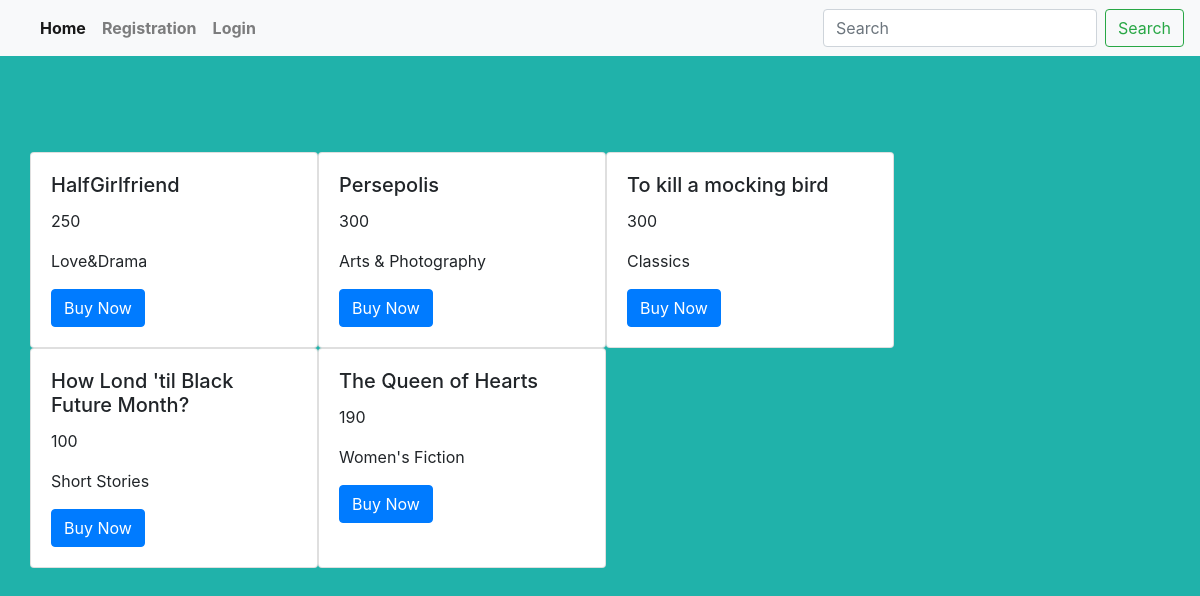
Page /consumer/consumerhome/ on the committed database.
### Vendor/models.py (models this page shows, shortened)
class Book(models.Model):
    book_name=models.CharField(max_length=200)
    category_name=models.ForeignKey(Category,on_delete=models.CASCADE)
    author_name=models.ForeignKey(Author,on_delete=models.CASCADE)
    price=models.IntegerField(default=50)
    pages=models.IntegerField(default=60)
    pub_date=models.DateField()

class Category(models.Model):
    category_name=models.CharField(max_length=200,unique=True)
    def __str__(self):
        return self.category_name

### Consumer/views.py (the view)
# urls.py: path('consumerhome/',consumerHome,name='home'),
def consumerHome(request):
    template_name='consumer/consumer_home.html'
    qs=Book.objects.all()
    context={}
    context["book"]=qs
    return render(request,template_name,context)

### Consumer/templates/consumer/consumer_home.html (shortened to what this page needs)
<!DOCTYPE html>
{% extends 'consumer/base.html' %}
{% block content %}
    <br><br><br>
    <div class="container">
    <br>
    <div class="row">
       {% for b in book %}
    <div class="card" style="width: 18rem;">
  <div class="card-body">
    <h5 class="card-title">{{ b.book_name }}</h5>
    <p class="card-text">{{ b.price }}</p>
      <p class="card-text">{{ b.category_name }}</p>
    <a href="{% url 'buy' b.id %}" class="btn btn-primary">Buy Now</a>
  </div>
</div>
        <br>
    {% endfor %}
    </div>
    </div>
    {% endblock %}

### rows in the picture
Book: book_name "HalfGirlfriend", price "250", category_name "Love&Drama"
Book: book_name "Persepolis", price "300", category_name "Arts & Photography"
Book: book_name "To kill a mocking bird", price "300", category_name "Classics"
Book: book_name "How Lond 'til Black Future Month?", price "100", category_name "Short Stories"
Book: book_name "The Queen of Hearts", price "190", category_name "Women's Fiction"
